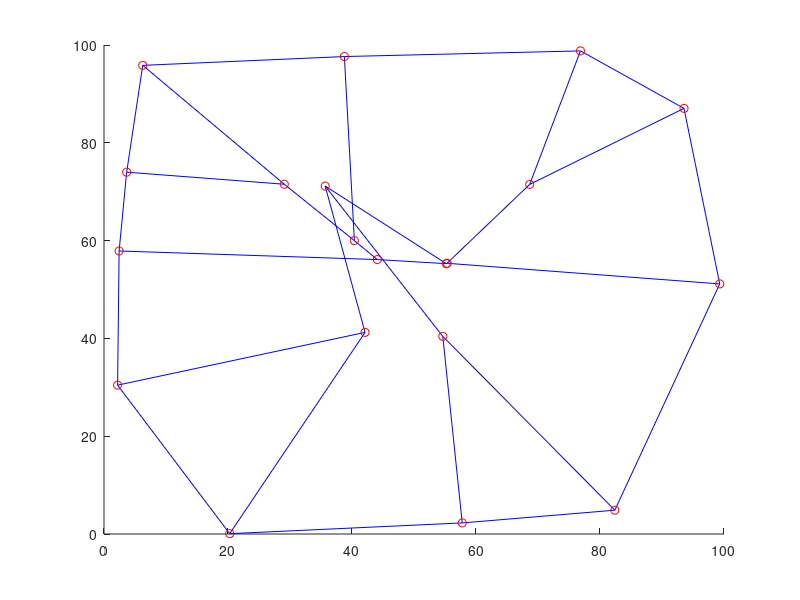

This figure's MATLAB source:
%% Demo Medial Axis
%
%   Generate a random convex polygon, and compute its medial axis.
%
%   See also  medialAxisConvex
%
%
%   ---------
%
%   author : David Legland 
%   INRA - TPV URPOI - BIA IMASTE
%   created the 08/07/2005
%

%% Generate random polygon

% clean up
clear all;
close all;

% generate random points in a square
pts = rand(50, 2)*100;

% compute the polygon corersponding to their convex hull
hull = convhull(pts(:,1), pts(:,2));
poly = pts(hull, :);

%% Compute medial axis

% the result is given as graph : n are nodes (points), and e are edges,
% contaiing indices of two vertices of an edge.
[n, e] = medialAxisConvex(poly);

%% Draw result

% format new  figure
figure(4);
axis([0 100 0 100]);
hold on;

% draw polygon
drawPolygon(poly);

% draw medial axis of polygon
drawGraph(n, e);
